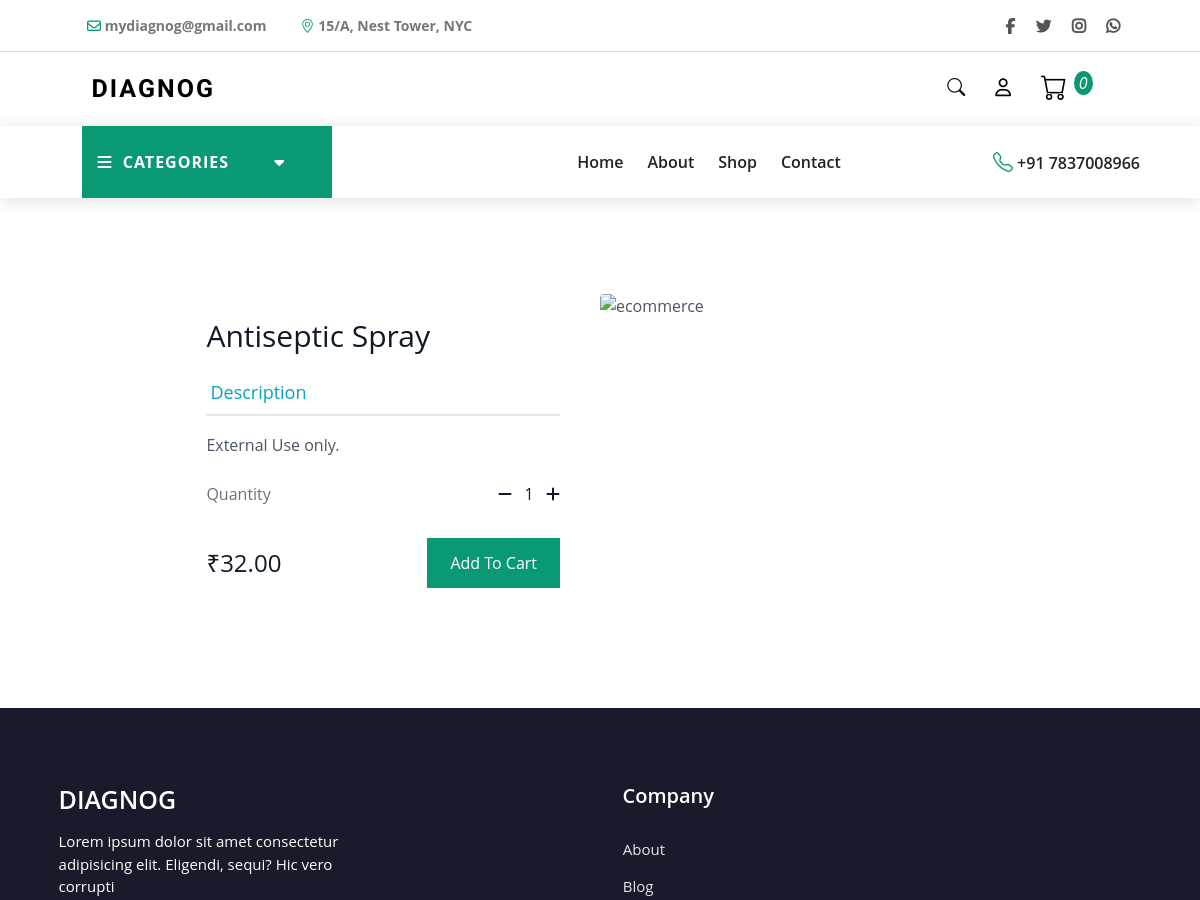
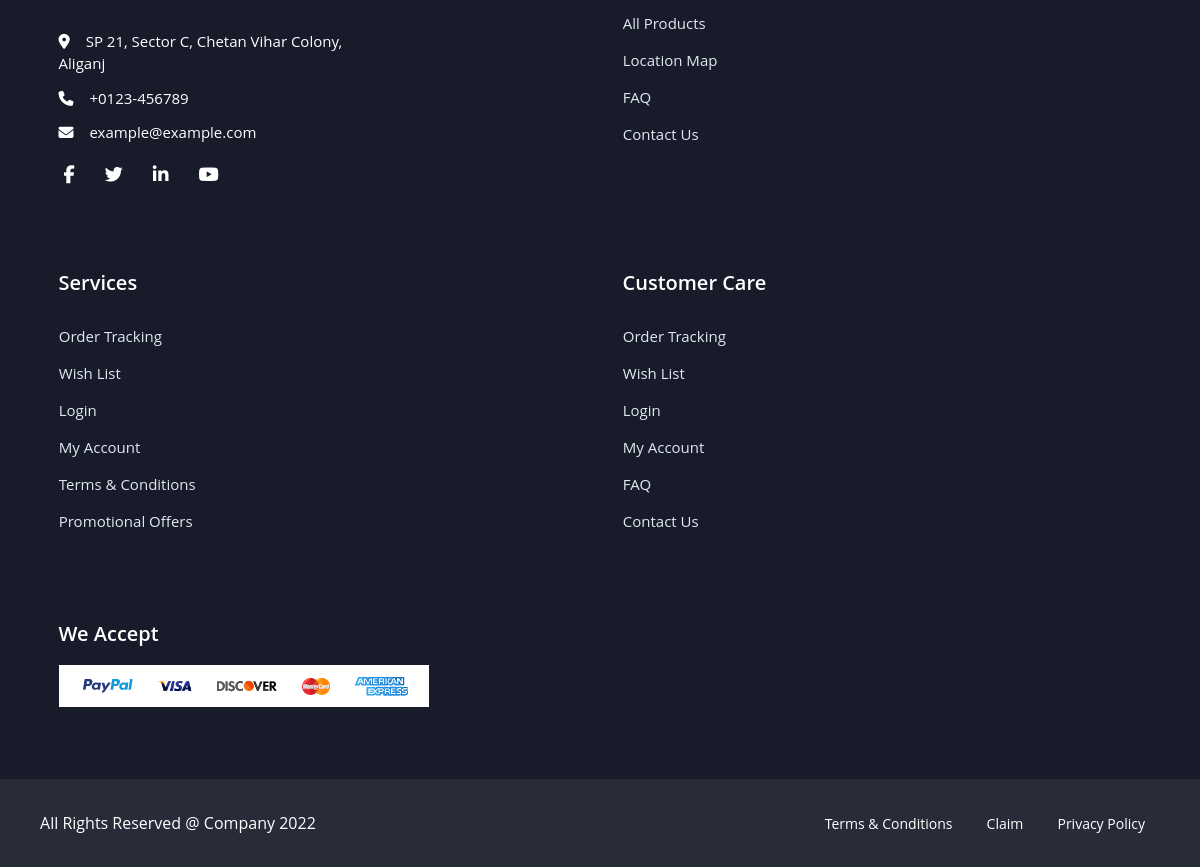
The app's page /product-description/1 with its own data (2 pictures, top to bottom).
### product/models.py (models this page shows, shortened)
class Products(models.Model):
    name = models.CharField(max_length=255, null=True)
    base_price = models.CharField(max_length=100, null=True)
    price = models.CharField(max_length=100, null=True)
    description = models.TextField(null=True, blank=True)
    created_at = models.DateField(auto_now_add=True)

### product/views.py (the view)
def productDescription(request, id=None):
    data = Products.objects.filter(id=id).first()
    image = ProductImages.objects.filter(name=data.id).first()
    image_url = 'https://diagnog-media.s3.us-east-1.amazonaws.com/' + \
        str(image.image)
    data.image = image_url
    added_by = Profile.objects.filter(id=request.user.id).first()
    if added_by:
        cart = Cart.objects.filter(added_by=added_by,status='Pending')
        cart_count = cart.count()
    else:
        cart_count = 0
    return render(request, 'index/description.html', {"data": data,"cart_count":cart_count})

### templates/index/description.html (shortened to what this page needs)
{% extends 'index/base.html' %} {% load static %} {% block body %}
<html lang="en">
  <body>
    <section class="description">
      <section class="text-gray-600 body-font overflow-hidden">
        <div class="container px-5 py-24 mx-auto">
          <div class="lg:w-4/5 mx-auto flex flex-wrap-reverse">
            <div
              class="lg:w-1/2 w-full lg:pr-10 lg:py-6 mb-6 lg:mb-0 lg:mt-0 mt-12"
            >
              <h1 class="text-gray-900 text-3xl title-font font-medium mb-4">
                {{data.name}}
              </h1>
              <div class="flex mb-4">
                <a class="flex-grow border-b-2 py-2 text-lg px-1"
                  >Description</a
                >
              </div>
              <p class="leading-relaxed mb-4">{{data.description}}</p>
              <div class="flex mb-6 py-2">
                <span class="text-gray-500">Quantity</span>
                <span class="ml-auto text-gray-900"
                  ><button
                    class="button is-primary is-outlined"
                    name="minus_button"
                    id="minus_button"
                    onclick="minus_product()"
                  >
                    <i class="fas fa-minus"></i></button
                  >&nbsp;&nbsp;
                  <span name="quantity" id="quantity">1 </span
                  >&nbsp;&nbsp;<button
                    class="button is-primary is-outlined"
                    name="add_button"
                    name="add_button"
                    onclick="add_product()"
                  >
                    <i class="fas fa-plus"></i></button
                ></span>
              </div>
              <div class="flex items-center">
                <span class="title-font font-medium text-2xl text-gray-900"
                  >₹<span name="total_price" id="total_price"
                    >{{data.price}}</span
                  >
                </span>
                <button
                  class="flex ml-auto items-center a"
                  onclick="add_to_cart()"
                >
                <a style="color: inherit;">Add To Cart</a>
                </button>
              </div>
            </div>
            <img
              alt="ecommerce"
              class="lg:w-1/2 w-full lg:h-auto h-auto object-cover object-center rounded"
              name="product_img"
              id="product_img"
              src="{{data.image}}"
            />
          </div>
        </div>
      </section>
    </section>
  </body>
</html>
{% endblock %}

### static/css/index.css (style rules this page uses)
* { padding: 0; margin: 0; box-sizing: border-box; list-style: none; text-decoration: none; font-family: "Open Sans", sans-serif; }
body { width: 100%; height: auto; }

### static/css/description.css (style rules this page uses)
button.a { padding: 12px 22px; background-color: #0A9A73; border: 1px solid #0A9A73; color: #fff; transition: 0.3s ease-in-out all; }

### static/css/signin.css (style rules this page uses)
.container a { color: rgb(4, 164, 185); }

### records on screen
Products: name "Antiseptic Spray", description "External Use only.", price "32.00"
